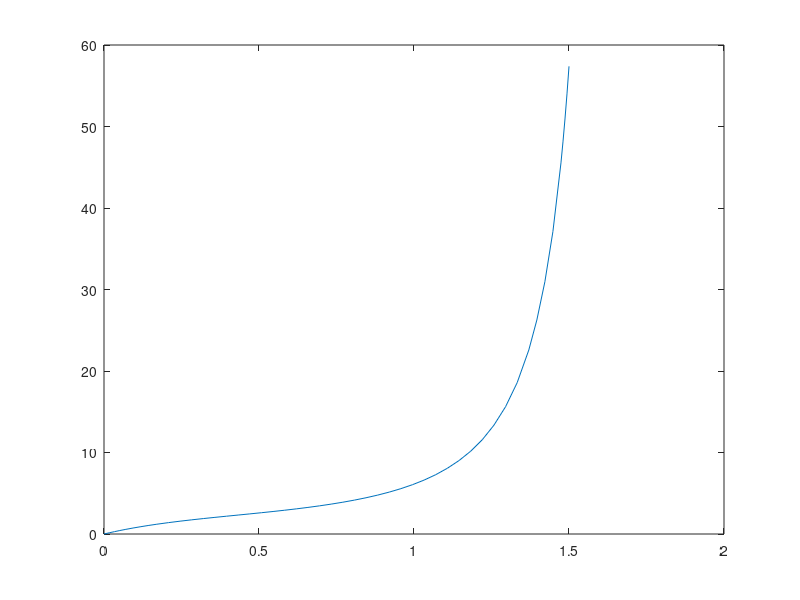
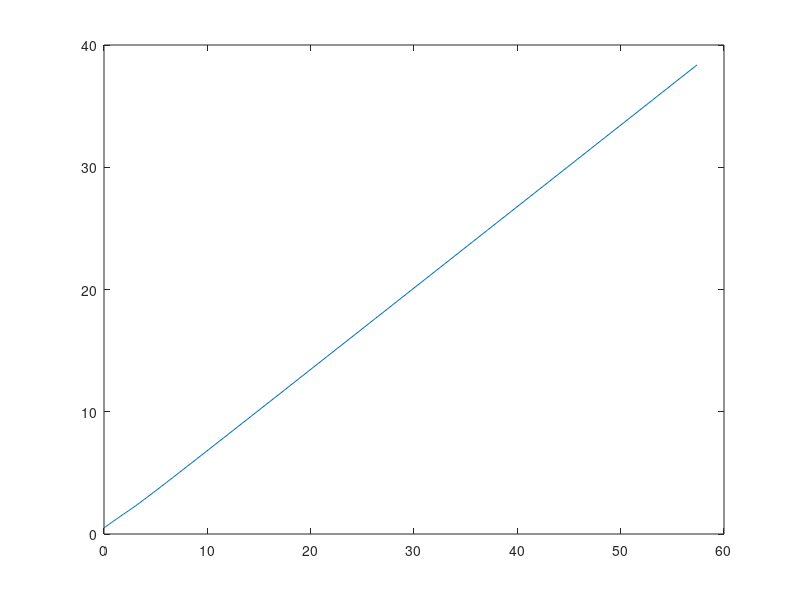
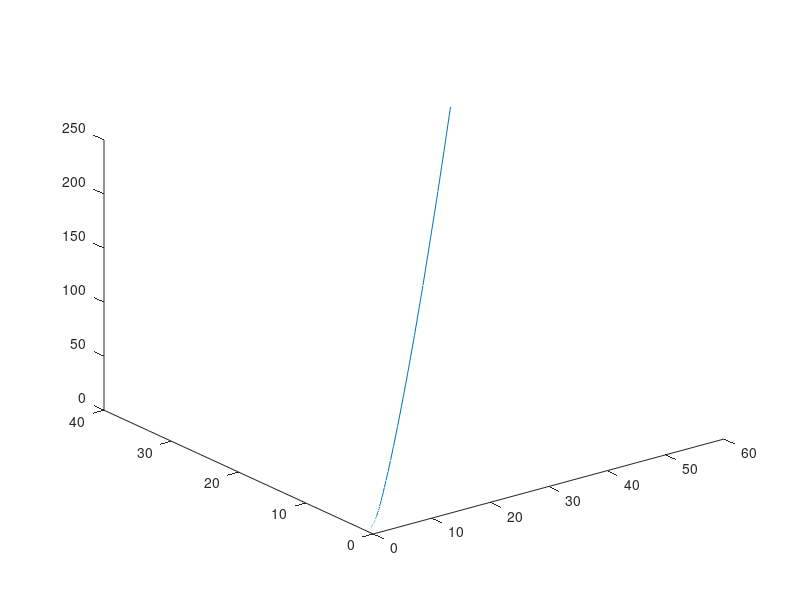

Source code (MATLAB) for these figures, in order:
%% Numerical soultion of system of differential equation

% https://www3.nd.edu/~nancy/Math20750/Demos/3dplots/dim3system.html

% x' = -x +3z
% y' = -y +2z
% z' = x^2 -2z;

% Let x = [x;y,z]= [x(1); x(2), x(3)];
%1.  Form a system of equation while x = [x;y;z]
f = @(t,x) [-x(1)+3*x(3);-x(2)+2*x(3);x(1)^2-2*x(3)];
%2. numerical soultion
tspan = [0,1.5];          % time span
initialCondition = [0, 0.5, 3];
[t, xa] = ode45(f, tspan, initialCondition);

% 3. plot
figure(1)
plot(t,xa(:,1)); % x plot
figure(2)
plot(xa(:,1),xa(:,2)); % x-y plot
figure(3)
plot3(xa(:,1), xa(:,2), xa(:,3))